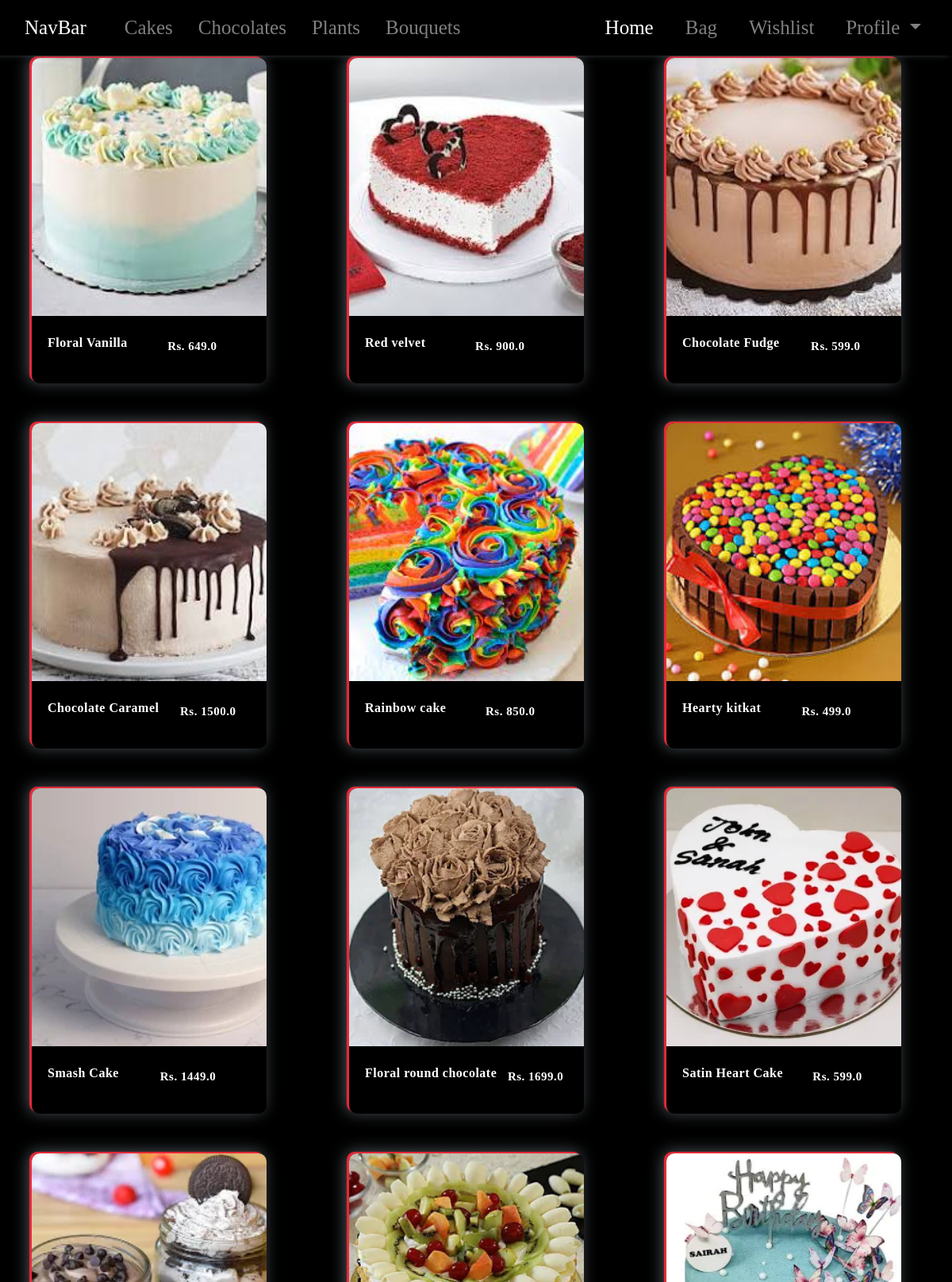
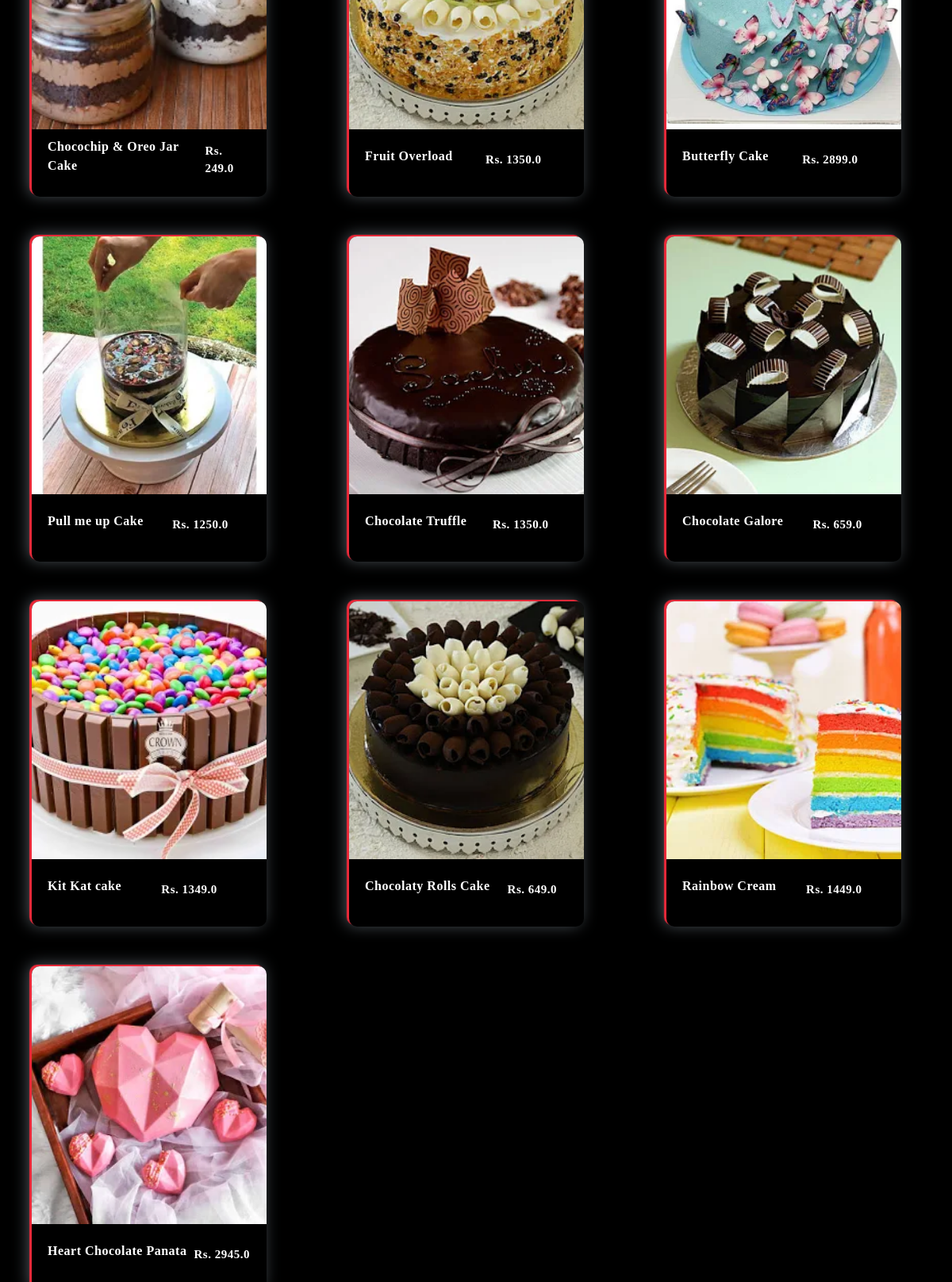
The page /cake/ on the database its author committed (2 pictures, top to bottom).
### base/models.py (models this page shows, shortened)
class Item(models.Model):
    title = models.CharField(max_length=100)
    price = models.FloatField()
    discounted_price = models.FloatField()
    description = models.TextField(null = True)
    category = models.CharField(choices = Category_Choices,max_length = 100,null = True)
    item_image = models.ImageField(upload_to = 'item_img',null = True)

### base/views.py (the view)
# urls.py: path('cake/',views.cake,name = 'cake'),
def cake(request):
    cakes = Item.objects.filter(category = 'Cakes')
    return render(request,'base/item_list.html',{'items':cakes})

### base/templates/base/item_list.html (shortened to what this page needs)
<!DOCTYPE html>
{% load static %}
<html lang="en">
<head>
    <link rel="stylesheet" href="https://maxcdn.bootstrapcdn.com/bootstrap/4.5.2/css/bootstrap.min.css">
    <link rel="stylesheet" href="{% static 'css/productpage.css' %}">
</head>
<body style="background: rgba(0,0,0,1);">
  <nav class="navbar navbar-expand-lg navbar-dark fixed-top bulg" style="background: rgba(0,0,0,0.9) !important;">
    <div class="container-fluid">
      <a class="navbar-brand" href="#" style="font-size: 25px;">  NavBar      </a>
      <ul class="navbar-nav mr-auto">
        <li class="nav-item ">
          <a class="nav-link mr-3 ml-4" href="{% url 'base:cake' %}" style="font-size: 25px;">Cakes <span class="sr-only">(current)</span></a>
        </li>
        <li class="nav-item ">
          <a class="nav-link mr-3" href="{% url 'base:chocolate' %}" style="font-size: 25px;">Chocolates <span class="sr-only">(current)</span></a>
        </li>
        <li class="nav-item ">
          <a class="nav-link mr-3" href="{% url 'base:plant' %}" style="font-size: 25px;">Plants <span class="sr-only">(current)</span></a>
        </li>
        <li class="nav-item ">
          <a class="nav-link mr-3" href="{% url 'base:bouquet' %}" style="font-size: 25px;">Bouquets <span class="sr-only">(current)</span></a>
        </li>
        </ul>
        <div class="collapse navbar-collapse" id="navbarNavAltMarkup">
            <ul class="navbar-nav ml-auto">
              <li class="nav-item active">
                <a class="nav-link mr-4" href="{% url 'base:home' %}" style="font-size: 25px;">Home <span class="sr-only">(current)</span></a>
              </li>
              <li class="nav-item">
                <a class="nav-link mr-4" href="{% url 'base:cart_items' %}" style="font-size: 25px;">Bag</a>
              </li>
              <li class="nav-item">
                <a class="nav-link mr-4" href="{% url 'base:wishlist_items' %}" style="font-size: 25px;">Wishlist</a>
              </li>
              <li class="nav-item dropdown">
                <a class="nav-link dropdown-toggle" href="#" id="navbarDropdown" role="button" data-toggle="dropdown" aria-haspopup="true" aria-expanded="false" style="font-size: 25px;">
                  Profile
                </a>
              </li>
            </ul>
        </div>
    </div>
</nav>
<div class="container-fluid my-5" >
<div class="row" >
  {% if items %}
    {% for item in items %}
    <div class="col-md-4">
        <div class="box" style="margin-right: 5px; margin-left: 25px; width: 80%; min-height: 410px;">
            <div class="slide-img" style="height: 325px;">
            <img alt="1" src="{{item.item_image.url}}" >
            </div>
            <div class="detail-box mt-4" style="height: 20px;">
            <div class="type" style = "font-size: 16px;">
            <p>{{item.title}}</p>
            </div>
            <p class="price" style = "font-size: 15px; padding-top: 24px; top: 23px">Rs. {{item.discounted_price}}</p>
            <br>
            </div>
            </div>
    </div>
    {% endfor %}
  {% else %}
  <h2>No items of specified range</h2>
  {% endif %}
</div>
</div>
</body>
</html>

### base/static/css/productpage.css (style rules this page uses)
* { margin: 0px; box-sizing: border-box; list-style: none; text-decoration: none; }
body { margin:0px; padding: 0px; font-family: montserrat; position: relative; }
.bulg { box-shadow: -4px -2px 8px 0 rgb(80, 88, 94); }
p { text-decoration:none; }
.box { width:400px; box-shadow: -3px -2px 1px 0 #ED2939, -4px -2px 20px 0 rgb(80, 88, 94); border-radius: 10px; overflow: hidden; margin: 25px; color: white; }
.slide-img { position:relative; }
.slide-img img { width:100%; height: 100%; object-fit: cover; box-sizing: border-box; }
.detail-box { width: 100%; display: flex; justify-content: space-between; align-items: center; padding: 10px 20px; box-sizing: border-box; font-family: calibri; color: white; }
.type { display: flex; flex-direction: column; }
.type p { margin: 5px 0px; font-weight: 700; letter-spacing: 0.5px; padding-right: 8px; }
.price { font-weight: 600; font-size: 1.1rem; font-family: poppins; letter-spacing: 0.5px; }

### rows shown on the page
Item: item_image (picture), title "Floral Vanilla", discounted_price "649.0"
Item: item_image (picture), title "Red velvet", discounted_price "900.0"
Item: item_image (picture), title "Chocolate Fudge", discounted_price "599.0"
Item: item_image (picture), title "Chocolate Caramel", discounted_price "1500.0"
Item: item_image (picture), title "Rainbow cake", discounted_price "850.0"
Item: item_image (picture), title "Hearty kitkat", discounted_price "499.0"
Item: item_image (picture), title "Smash Cake", discounted_price "1449.0"
Item: item_image (picture), title "Floral round chocolate", discounted_price "1699.0"
Item: item_image (picture), title "Satin Heart Cake", discounted_price "599.0"
Item: item_image (picture), title "Chocochip & Oreo Jar Cake", discounted_price "249.0"
Item: item_image (picture), title "Fruit Overload", discounted_price "1350.0"
Item: item_image (picture), title "Butterfly Cake", discounted_price "2899.0"
Item: item_image (picture), title "Pull me up Cake", discounted_price "1250.0"
Item: item_image (picture), title "Chocolate Truffle", discounted_price "1350.0"
Item: item_image (picture), title "Chocolate Galore", discounted_price "659.0"
Item: item_image (picture), title "Kit Kat cake", discounted_price "1349.0"
Item: item_image (picture), title "Chocolaty Rolls Cake", discounted_price "649.0"
Item: item_image (picture), title "Rainbow Cream", discounted_price "1449.0"
Item: item_image (picture), title "Heart Chocolate Panata", discounted_price "2945.0"
